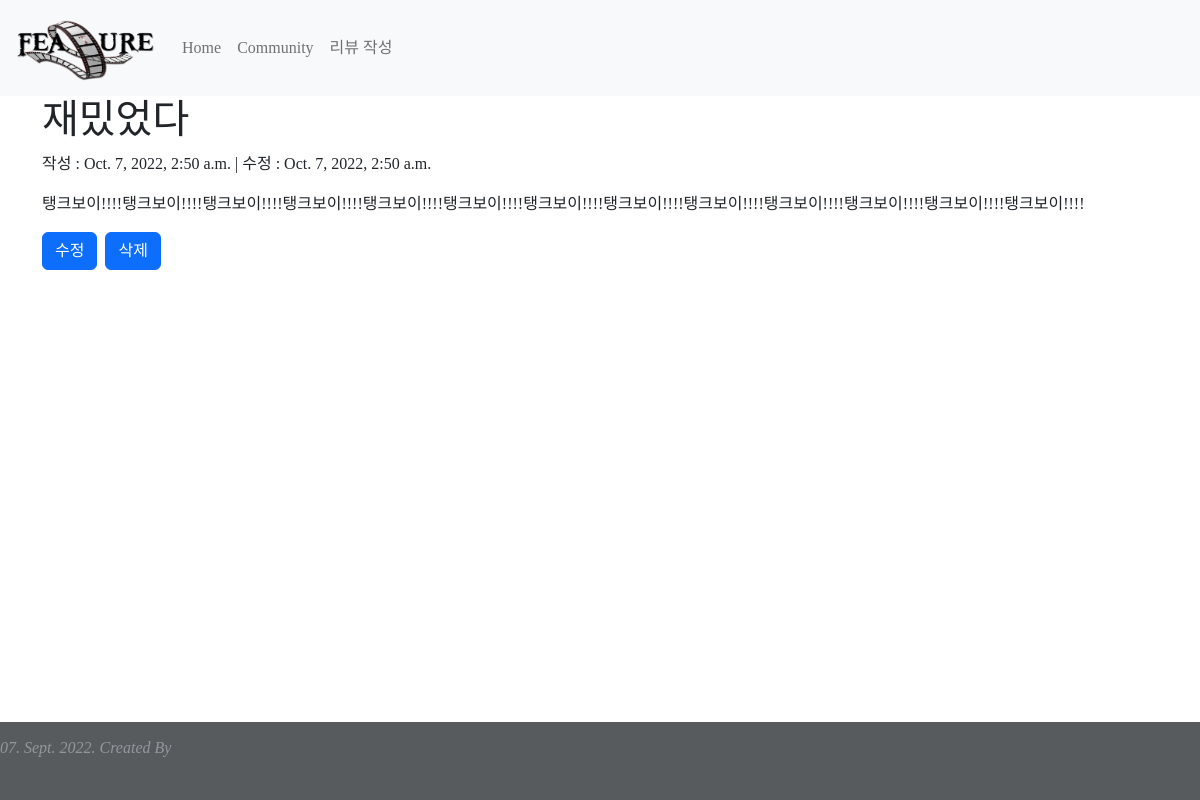
Screenshot of /review/detail/3 with the database file from the repository.
### reviews_movie/models.py (models this page shows)
class Review(models.Model):
    title = models.CharField(max_length=80)
    content = models.TextField()
    movie_name = models.CharField(max_length=80)
    grade = models.FloatField()
    created_at = models.DateTimeField(auto_now_add=True)
    updated_at = models.DateTimeField(auto_now=True)

### reviews_movie/views.py (the view)
# urls.py: path('detail/<int:pk>',views.detail, name='detail'),
def detail(request,pk):
    review = Review.objects.get(pk=pk)
    context = {
        'review' : review
    }
    return render(request,'reviews/detail.html',context)

### reviews_movie/templates/reviews/detail.html (shortened to what this page needs)
{% extends 'base.html' %}
{% block content %}
<h1> {{ review.title }} </h1>
<p>작성 : {{ review.created_at }} | 수정 : {{ review.updated_at }}</p>
<p> {{ review.content }} </p>
<div class="d-flex">
  <button type="submit" class="btn btn-primary" onclick="location.href='{% url 'review:update' review.pk %}'">수정</button>
  <form action="{% url 'review:delete' review.pk %}" method="POST" class="mx-2">
      <button type="submit" class="btn btn-primary">삭제</button>
  </form>
</div>
{% endblock %}

### reviews_movie/static/css/style.css (style rules this page uses)
* { font-family: 'EliceDigitalBaeum-Bd'; }

### rows the page displays
Review: title "재밌었다", created_at "Oct. 7, 2022, 2:50 a.m.", updated_at "Oct. 7, 2022, 2:50 a.m.", content "탱크보이!!!!탱크보이!!!!탱크보이!!!!탱크보이!!!!탱크보이!!!!탱크보이!!!!탱크보이!!!!탱크보이!!!!탱크보이!!!!탱크보이!!!!탱크보이!!!!탱크보이!!!!탱크보이!!!!"
